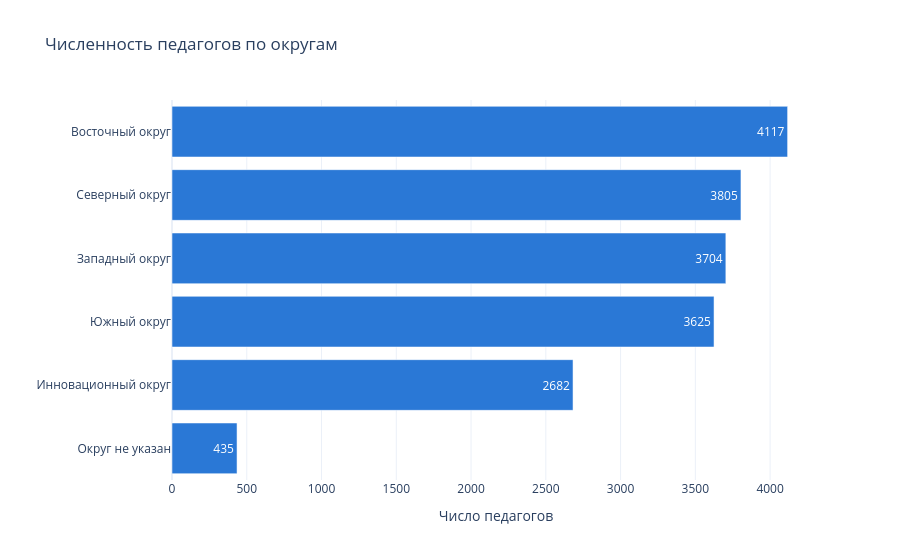

The cell this chart's notebook holds for it:
### Code cell
fig = px.bar(okrug_counts, x='Педагогов', y='Округ', orientation='h', text='Педагогов',
             title='Численность педагогов по округам', color_discrete_sequence=['#2a78d6'])
fig.update_layout(template='plotly_white', xaxis_title='Число педагогов', yaxis_title='')
fig.show()

### Figure 1 — Plotly figure (JSON) as saved in the notebook; plotly's stock layout.template omitted (floating-point values rounded to 4 significant figures)
{"data": [{"hovertemplate": "Педагогов=%{text}<br>Округ=%{y}<extra></extra>", "legendgroup": "", "marker": {"color": "#2a78d6", "pattern": {"shape": ""}}, "name": "", "orientation": "h", "showlegend": false, "text": [435.0, 2682.0, 3625.0, 3704.0, 3805.0, 4117.0], "textposition": "auto", "type": "bar", "x": [435, 2682, 3625, 3704, 3805, 4117], "xaxis": "x", "y": ["Округ не указан", "Инновационный округ", "Южный округ", "Западный округ", "Северный округ", "Восточный округ"], "yaxis": "y"}], "layout": {"barmode": "relative", "legend": {"tracegroupgap": 0}, "title": {"text": "Численность педагогов по округам"}, "xaxis": {"anchor": "y", "domain": [0, 1], "title": {"text": "Число педагогов"}}, "yaxis": {"anchor": "x", "domain": [0, 1], "title": {"text": ""}}}}
